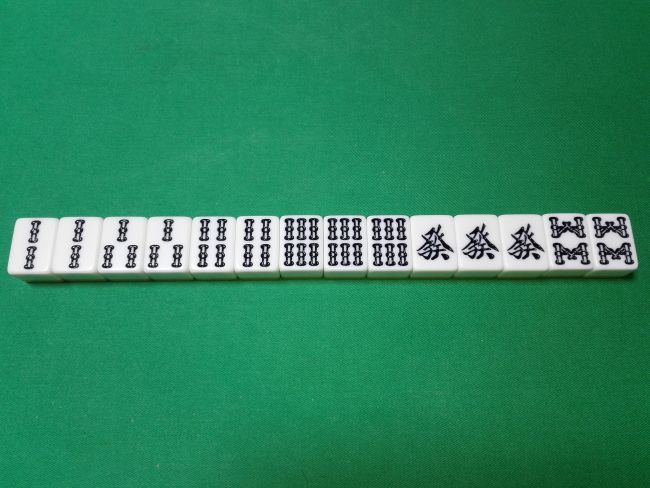
#> input picture sozu/ryuiso.jpg, 650 x 488 px; its folder holds only this picture in this run
$ python contours20.py
#> lines starting #> are read from the running program, lines starting #| are printed output that depends on the picture; after the words box and inside, x2 and y2 are one past the last pixel; in counts of white or black regions, pixels touching at a corner belong together
### function.py
import cv2
import os, glob
import matplotlib.pyplot as plt
import numpy as np
from matplotlib.patches import Polygon


#BGR→グレースケールへ変更
def to_grayscale(path):
    img = cv2.imread(path)
    grayed = cv2.cvtColor(img, cv2.COLOR_BGR2GRAY)
    return grayed

# 二値化
def binary_threshold(path, threshold):
    img = cv2.imread(path)
    grayed = cv2.cvtColor(img, cv2.COLOR_BGR2GRAY)
    ret,th = cv2.threshold(grayed,threshold,255,cv2.THRESH_BINARY)
    # th = cv2.adaptiveThreshold(grayed,255, cv2.ADAPTIVE_THRESH_GAUSSIAN_C,cv2.THRESH_BINARY,11,2)
    return th

#　適用閾値、周辺地域の平均値
# [13 lines left out: functions binary_threshold2, morph, not called in this run]


# 輪郭を元画像に表示する
def draw_contours(ax, img, contours):
    ax.imshow(img)
    ax.axis('off')
    for i, cnt in enumerate(contours):
        cnt = np.squeeze(cnt, axis=1)  # (NumPoints, 1, 2) -> (NumPoints, 2)
        # 輪郭の点同士を結ぶ線を描画する。
        ax.add_patch(Polygon(cnt, color='b', fill=None, lw=2))
        # 輪郭の点を描画する。
        # ax.plot(cnt[:, 0], cnt[:, 1], 'ro', mew=0, ms=4)
        # 輪郭の番号を描画する。
        # ax.text(cnt[0][0], cnt[0][1], i, color='orange', size='20')

#　領域の回転＋切り出し
# [14 lines left out: functions rot_cut, cut_after_rot, not called in this run]

### contours20.py
import cv2
import os, glob
import matplotlib.pyplot as plt
import matplotlib.patches as patches
import numpy as np
from matplotlib.patches import Polygon
import function as fc

#画像ファイルの取得
classlabel = 'sozu'
photos_dir = './' + classlabel
files = []
files = glob.glob(photos_dir + '/*.jpg')

# 画像を読み込む。表示する。
fig = plt.figure()
img = cv2.imread(str(files[0]))
#> img is the input picture: shape (488, 650, 3); mean B, G, R 94.5, 132.7, 44.4
# plt.imshow(img)
#plt.show()

ax1 = fig.add_subplot(231)
ax1.imshow(img)
ax1.axis('off')

#ヒストグラム表示
tailes_gray = fc.to_grayscale(str(files[0]))
#> in to_grayscale, `grayed = cv2.cvtColor(img, cv2.COLOR_BGR2GRAY)`:
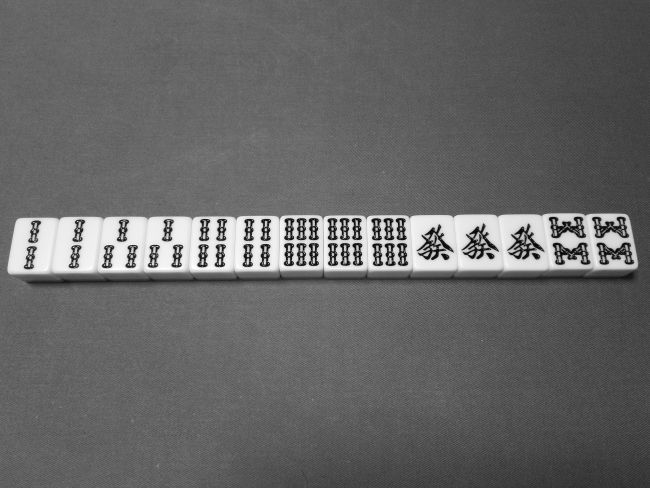
#> grayed: shape (488, 650); min 0, max 255, mean 101.9
hist = cv2.calcHist([tailes_gray],[0],None,[256],[0,256])
#> hist = 256 values, max 13754 at index 102, min 3 at index 0, mean 1239.1
ax2 = fig.add_subplot(232)
ax2.plot(hist)
ax2.set_xlim([0,256])


#二値化
th_tailes = fc.binary_threshold(str(files[0]), 150)
#> in binary_threshold, `ret,th = cv2.threshold(grayed,threshold,255,cv2.THRESH_BINARY)`:
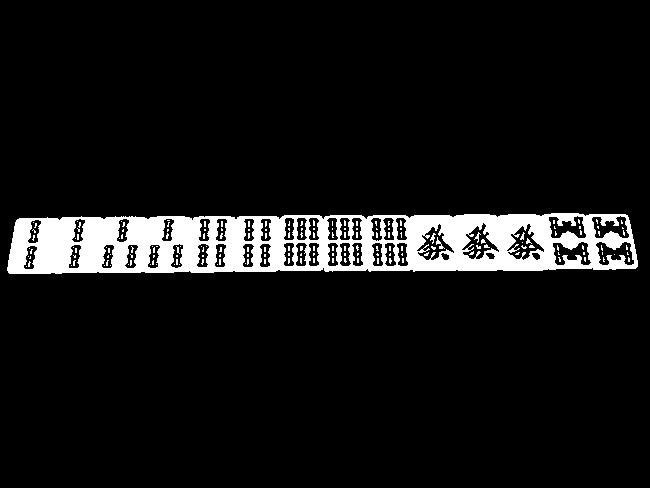
#> th: shape (488, 650); 8.1% white; 176 white regions (171 under 20 px)
#> in binary_threshold, `ret,th = cv2.threshold(grayed,threshold,255,cv2.THRESH_BINARY)`: ret = 150
ax3 = fig.add_subplot(233)
ax3.imshow(th_tailes, 'gray')
ax3.axis('off')

# th_tailes2 = fc.binary_threshold2(str(files[0]))
# mo_tailes2 = fc.morph(th_tailes)
# mo_tailes2 = cv2.bitwise_not(mo_tailes2)

# 輪郭を抽出する。
# mode引数の変更
contours, hierarchy = cv2.findContours(th_tailes, cv2.RETR_EXTERNAL, cv2.CHAIN_APPROX_NONE)
#> contours = 1 contour; box (x1, y1, x2, y2) and area: (7, 213, 638, 274) 34092
# contours, hierarchy = cv2.findContours(th_tailes, cv2.RETR_LIST, cv2.CHAIN_APPROX_SIMPLE)
# contours, hierarchy = cv2.findContours(th_tailes, cv2.cv2.RETR_CCOMP, cv2.CHAIN_APPROX_NONE)
# contours, hierarchy = cv2.findContours(th_tailes, cv2.cv2.RETR_TREE, cv2.CHAIN_APPROX_SIMPLE)

# 輪郭表示する。
ax4 = fig.add_subplot(234)
fc.draw_contours(ax4, img, contours)
#> the loop in draw_contours, `for i, cnt in enumerate(contours):` made 1 pass

#並列表示
plt.show(fig)
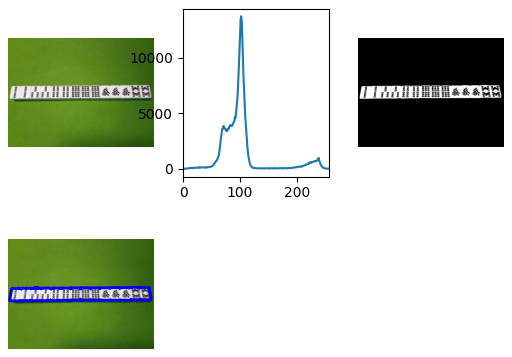
#> figure drawn by matplotlib, 4 panels; B, G, R data is drawn as R, G, B; panel 2: curve peaks at x = 102, y = 13754

#ax5 = fig.add_subplot(235)

X=[]
Y=[]
W=[]
H=[]
tailes_photo =[]
area = []


for i, cnt in enumerate(contours):
    # 輪郭に外接する長方形の情報を取得する。
    x,y,w,h = cv2.boundingRect(cnt)
    X.append(x)
    Y.append(y)
    W.append(w)
    H.append(h)
#    ax4.add_patch(patches.Rectangle(xy=(x,y),width=w,height=h,color='g',fill=None,lw=2))
    # 長方形を描画する。
    img = cv2.rectangle(img,(x,y),(x+w,y+h),(255,0,0),2)
    cutting_img = img[y:y+h,x:x+w]
    #切り取り画像の情報を格納

    tailes_photo.append(cutting_img)
    plt.imshow(cutting_img)
    plt.show()
#> this loop made 1 pass
#> (x, y, w, h) on pass 1: (7, 213, 631, 61)
#> pass 1, `cutting_img = img[y:y+h,x:x+w]`:
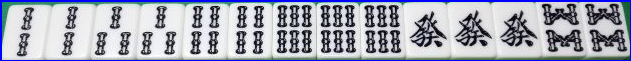
#> cutting_img: shape (61, 631, 3); mean B, G, R 182.6, 167.2, 163.3
#> after the loop, H = [61]; W = [631]; X = [7]; Y = [213]; tailes_photo = 1 item

photo0 = tailes_photo[0]
#> (the run stopped early here; a loop or call above may not have finished)

$ run again, on sozu/tanyao.jpg
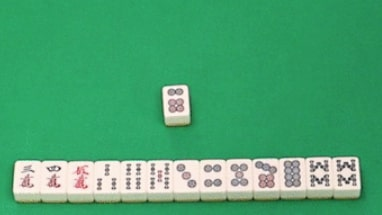
#> input picture sozu/tanyao.jpg, 382 x 215 px
#> img is the input picture: shape (215, 382, 3); mean B, G, R 113.8, 163.8, 73.9
#> hist = 256 values, max 5249 at index 121, min 0 at index 0, mean 320.8
#> in binary_threshold, `ret,th = cv2.threshold(grayed,threshold,255,cv2.THRESH_BINARY)`:
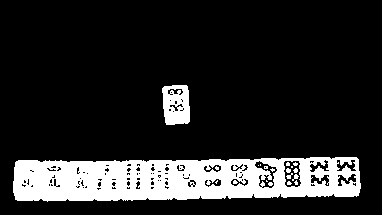
#> th: shape (215, 382); 15.8% white; 20 white regions (15 under 20 px)
#> ret = 150
#> contours = 2 contours; box (x1, y1, x2, y2) and area: (13, 157, 361, 202) 13238, (162, 85, 190, 125) 942
#> the loop in draw_contours, `for i, cnt in enumerate(contours):` made 2 passes
#> the loop `for i, cnt in enumerate(contours):` made 2 passes
#> (x, y, w, h) on passes 1 to 2: (13, 157, 348, 45), (162, 85, 28, 40)
#> after the loop `for i, cnt in enumerate(contours):`: H = [45, 40]; W = [348, 28]; X = [13, 162]; Y = [157, 85]; tailes_photo = 2 items
#> the loop `for i, outimg in enumerate(out_img):` made 8 passes
#> pass 2, `plt.show()`:
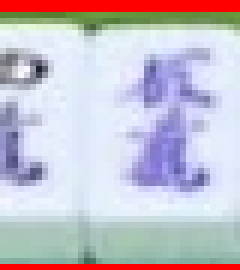
#> shown: shape (45, 40, 3) (shown 6 times larger); mean R, G, B 197.1, 191.5, 203.2
#| [13, 162]
#| [157, 85]
#| [348, 28]
#| [45, 40]
